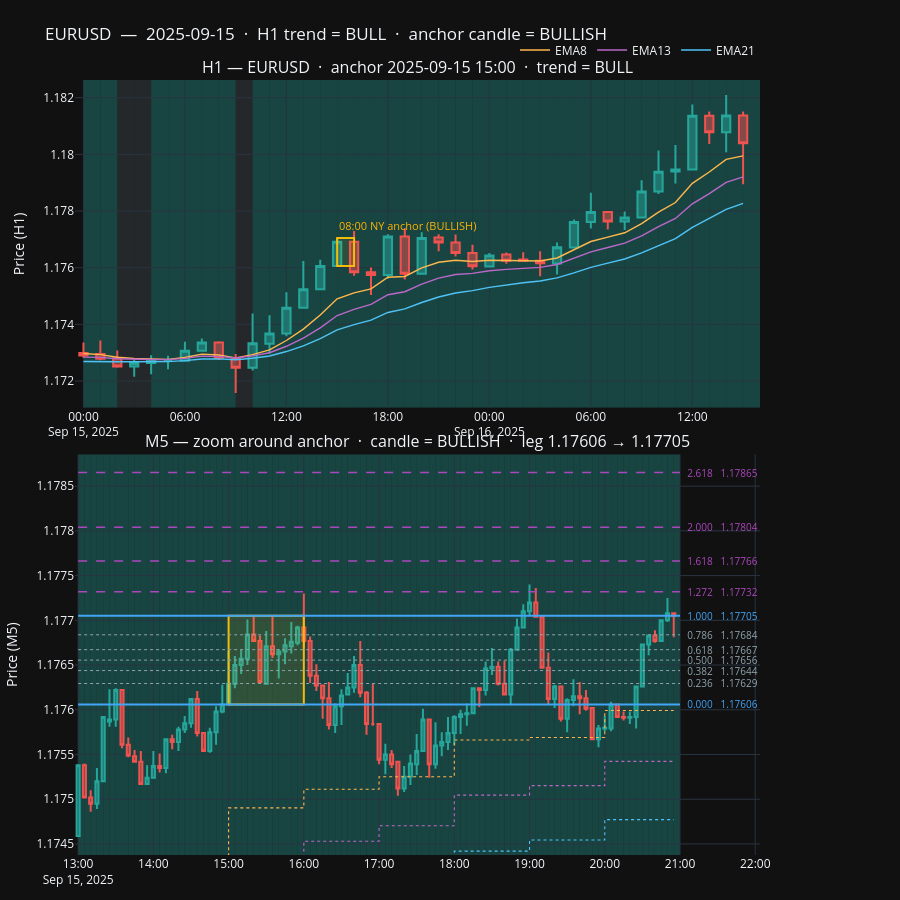

Source (notebook cell):
### Markdown cell above
## Step 7 — Plot: H1 (top, with trend ribbon & EMAs) + M5 (bottom, with anchor box & Fib)

### Code cell
# ── Helpers ──────────────────────────────────────────────────────────────────
TREND_COLOR = {'bull': 'rgba(38,166,154,0.35)',     # green
               'bear': 'rgba(239,83,80,0.35)',      # red
               'flat': 'rgba(120,144,156,0.18)'}    # grey
EMA_COLOR   = {EMA_FAST: '#ffb74d',                 # orange
               EMA_MID : '#ba68c8',                 # purple
               EMA_SLOW: '#4fc3f7'}                 # blue

def trend_bands(df: pd.DataFrame, bar_minutes: int) -> list[dict]:
    # rectangle shapes that color the background by H1 trend over a window
    bar_w  = pd.Timedelta(minutes=bar_minutes)
    shapes = []
    for _, r in df.iterrows():
        shapes.append(dict(
            type='rect', xref='x', yref='paper',
            x0=r['time'], x1=r['time'] + bar_w,
            y0=0, y1=1,
            line=dict(width=0),
            fillcolor=TREND_COLOR.get(r.get('trend', 'flat'), TREND_COLOR['flat']),
            layer='below',
        ))
    return shapes

# ── Figure with 2 subplots ───────────────────────────────────────────────────
fig = make_subplots(
    rows=2, cols=1, shared_xaxes=False,
    row_heights=[0.45, 0.55], vertical_spacing=0.06,
    subplot_titles=(
        f'H1 — {SYMBOL}  ·  anchor {anchor_start:%Y-%m-%d %H:%M}  ·  trend = {anchor.trend.upper()}',
        f'M5 — zoom around anchor  ·  candle = {direction}  ·  leg {leg_from:.5f} → {leg_to:.5f}',
    ),
)

# ─── Top: H1 candles + trend ribbon + EMAs ───────────────────────────────────
h1_shapes = trend_bands(h1_win, bar_minutes=60)

fig.add_trace(go.Candlestick(
    x=h1_win['time'],
    open=h1_win['open'], high=h1_win['high'],
    low =h1_win['low'],  close=h1_win['close'],
    name='H1', increasing_line_color='#26a69a', decreasing_line_color='#ef5350',
    showlegend=False,
), row=1, col=1)

for span in (EMA_FAST, EMA_MID, EMA_SLOW):
    fig.add_trace(go.Scatter(
        x=h1_win['time'], y=h1_win[f'ema_{span}'],
        mode='lines', name=f'EMA{span}',
        line=dict(color=EMA_COLOR[span], width=1.4),
        legendgroup=f'ema{span}',
    ), row=1, col=1)

# anchor box on H1
fig.add_shape(type='rect',
              x0=anchor_start, x1=anchor_end,
              y0=anchor.low,   y1=anchor.high,
              line=dict(color='rgba(255,193,7,0.95)', width=2),
              fillcolor='rgba(255,193,7,0.08)',
              row=1, col=1)
fig.add_annotation(
    x=anchor_start, y=anchor.high,
    text=f'08:00 NY anchor ({direction})',
    showarrow=False, yshift=12,
    font=dict(color='#ffb300', size=11),
    xanchor='left', row=1, col=1,
)

# ─── Bottom: M5 candles + anchor box + projected H1 EMAs + Fib ───────────────
m5_shapes = trend_bands(m5_win, bar_minutes=5)

fig.add_trace(go.Candlestick(
    x=m5_win['time'],
    open=m5_win['open'], high=m5_win['high'],
    low =m5_win['low'],  close=m5_win['close'],
    name='M5', increasing_line_color='#26a69a', decreasing_line_color='#ef5350',
    showlegend=False,
), row=2, col=1)

# H1 EMAs projected onto M5 (step lines)
for span in (EMA_FAST, EMA_MID, EMA_SLOW):
    fig.add_trace(go.Scatter(
        x=m5_win['time'], y=m5_win[f'ema_{span}'],
        mode='lines', name=f'H1 EMA{span}',
        line=dict(color=EMA_COLOR[span], width=1.1, dash='dot', shape='hv'),
        legendgroup=f'ema{span}', showlegend=False,
    ), row=2, col=1)

# anchor box on M5
fig.add_shape(type='rect',
              x0=anchor_start, x1=anchor_end,
              y0=anchor.low,   y1=anchor.high,
              line=dict(color='rgba(255,193,7,0.95)', width=2),
              fillcolor='rgba(255,193,7,0.10)',
              row=2, col=1)

# Fib expansion levels (annotated at right edge)
for r, price in fib_prices.items():
    if r in (0.0, 1.0):
        col, wd, dash = '#42a5f5', 2,   'solid'
    elif r > 1.0:
        col, wd, dash = '#ab47bc', 1.5, 'dash'
    else:
        col, wd, dash = '#90a4ae', 1,   'dot'
    fig.add_shape(type='line',
                  x0=m5_ws, x1=m5_we, y0=price, y1=price,
                  line=dict(color=col, width=wd, dash=dash),
                  row=2, col=1)
    fig.add_annotation(x=m5_we, y=price,
                       text=f'  {r:.3f}   {price:.5f}',
                       showarrow=False, xanchor='left',
                       font=dict(color=col, size=10),
                       row=2, col=1)

# Apply background trend bands to both rows (have to do after add_shape since
# row/col aware shapes don't accept paper-yref directly — we use y-min/y-max).
def add_bg_bands(df, bar_minutes, row, ymin, ymax):
    bar_w = pd.Timedelta(minutes=bar_minutes)
    for _, r in df.iterrows():
        fig.add_shape(
            type='rect',
            x0=r['time'], x1=r['time'] + bar_w,
            y0=ymin, y1=ymax,
            line=dict(width=0),
            fillcolor=TREND_COLOR.get(r.get('trend', 'flat'), TREND_COLOR['flat']),
            layer='below',
            row=row, col=1,
        )

# Padded y-range so bands fill the panel cleanly
def _pad(lo, hi, pct=0.05):
    span = hi - lo
    return lo - pct * span, hi + pct * span

h1_lo, h1_hi = _pad(h1_win[['low']].min().iloc[0], h1_win[['high']].max().iloc[0])
m5_lo, m5_hi = _pad(min(m5_win[['low']].min().iloc[0],  min(fib_prices.values())),
                    max(m5_win[['high']].max().iloc[0], max(fib_prices.values())))

add_bg_bands(h1_win, 60, row=1, ymin=h1_lo, ymax=h1_hi)
add_bg_bands(m5_win,  5, row=2, ymin=m5_lo, ymax=m5_hi)

# Layout
fig.update_layout(
    title=f'{SYMBOL}  —  {ANCHOR_DATE}  ·  H1 trend = {anchor.trend.upper()}  ·  anchor candle = {direction}',
    template='plotly_dark',
    height=900,
    margin=dict(l=40, r=140, t=80, b=40),
    legend=dict(orientation='h', yanchor='bottom', y=1.02, xanchor='right', x=1),
)
fig.update_xaxes(rangeslider_visible=False, row=1, col=1)
fig.update_xaxes(rangeslider_visible=False, row=2, col=1)
fig.update_yaxes(range=[h1_lo, h1_hi], row=1, col=1, title_text='Price (H1)')
fig.update_yaxes(range=[m5_lo, m5_hi], row=2, col=1, title_text='Price (M5)')

fig.show()
